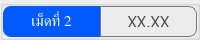
                  <widget class="QGroupBox" name="thickness_summary_group_2">
                   <property name="minimumSize">
                    <size>
                     <width>0</width>
                     <height>40</height>
                    </size>
                   </property>
                   <property name="maximumSize">
                    <size>
                     <width>16777215</width>
                     <height>40</height>
                    </size>
                   </property>
                   <property name="styleSheet">
                    <string notr="true">color: rgb(255, 255, 255);</string>
                   </property>
                   <layout class="QHBoxLayout" name="horizontalLayout_42">
                    <property name="spacing">
                     <number>0</number>
                    </property>
                    <property name="leftMargin">
                     <number>0</number>
                    </property>
                    <property name="topMargin">
                     <number>0</number>
                    </property>
                    <property name="rightMargin">
                     <number>0</number>
                    </property>
                    <property name="bottomMargin">
                     <number>0</number>
                    </property>
                    <item>
                     <widget class="QLabel" name="thickness_summary_title_2">
                      <property name="minimumSize">
                       <size>
                        <width>55</width>
                        <height>0</height>
                       </size>
                      </property>
                      <property name="font">
                       <font>
                        <family>Kanit</family>
                        <pointsize>11</pointsize>
                        <italic>false</italic>
                        <bold>false</bold>
                        <underline>false</underline>
                        <strikeout>false</strikeout>
                       </font>
                      </property>
                      <property name="styleSheet">
                       <string notr="true">background-color: #0059fe;
border-top-left-radius: 8px;
border-bottom-left-radius: 8px;</string>
                      </property>
                      <property name="text">
                       <string>เม็ดที่ 2</string>
                      </property>
                      <property name="alignment">
                       <set>Qt::AlignCenter</set>
                      </property>
                     </widget>
                    </item>
                    <item>
                     <widget class="QFrame" name="thickness_summary_frame_2">
                      <property name="styleSheet">
                       <string notr="true">border: solid;
border-width: 1px;
border-color: rgb(121, 121, 121);
border-top-right-radius: 8px;
border-bottom-right-radius: 8px;</string>
                      </property>
                      <property name="frameShape">
                       <enum>QFrame::StyledPanel</enum>
                      </property>
                      <property name="frameShadow">
                       <enum>QFrame::Raised</enum>
                      </property>
                      <layout class="QHBoxLayout" name="horizontalLayout_43">
                       <item>
                        <widget class="QLabel" name="thickness_summary_2">
                         <property name="font">
                          <font>
                           <family>Kanit</family>
                           <pointsize>12</pointsize>
                          </font>
                         </property>
                         <property name="styleSheet">
                          <string notr="true">border: none;
color: rgb(72, 72, 72);</string>
                         </property>
                         <property name="text">
                          <string>XX.XX</string>
                         </property>
                         <property name="alignment">
                          <set>Qt::AlignCenter</set>
                         </property>
                        </widget>
                       </item>
                      </layout>
                     </widget>
                    </item>
                   </layout>
                  </widget>
